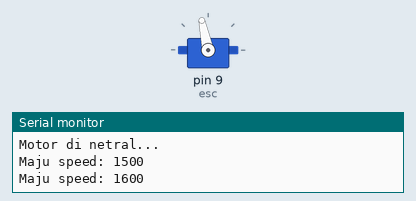
A sketch run on a simulated Arduino Uno, built with avr-gcc and run on an emulated ATmega328P. Parts: servo, the last lines printed to the serial monitor.

Above: at 4.1 s.
At 8.1 s:
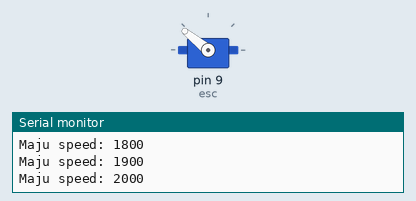
At 13.1 s:
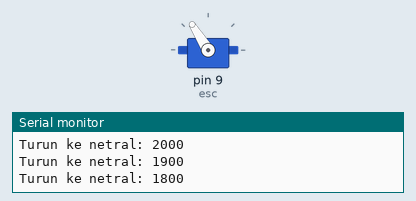
At 24.1 s:
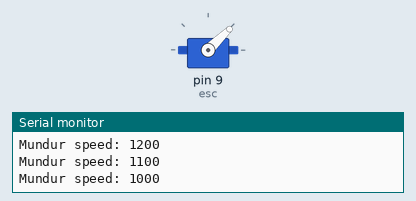
Timing chart, 0 to 40.0 s (numbered marks = the images above):
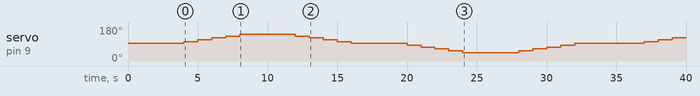

Measured:
- by itself, servo on pin 9 (esc): 93° → 102° at 4.0 s, → 112° 1.0 s later, → 122° 1.0 s later, → 132° 1.0 s later, … (23 changes in this stretch)

The sketch:

cobabldc.ino
```cpp
#include <Servo.h>

Servo esc;

const int reverseFull = 1000;
const int stopNeutral = 1500;
const int forwardFull = 2000;
const int step = 100;

void setup() {
  esc.attach(9); // Sinyal ESC di pin 9
  Serial.begin(9600);

  // Mulai dari netral
  esc.writeMicroseconds(stopNeutral);
  Serial.println("Motor di netral...");
  delay(3000); // Tunggu ESC siap
}

void loop() {
  // ====== STEP FORWARD ======
  for (int speed = stopNeutral; speed <= forwardFull; speed += step) {
    esc.writeMicroseconds(speed);
    Serial.print("Maju speed: ");
    Serial.println(speed);
    delay(1000);
  }

  // Tahan di full speed
  Serial.println("Maju full speed...");
  delay(2000);

  // ====== TURUN KE NETRAL ======
  for (int speed = forwardFull; speed >= stopNeutral; speed -= step) {
    esc.writeMicroseconds(speed);
    Serial.print("Turun ke netral: ");
    Serial.println(speed);
    delay(1000);
  }

  // Tahan netral
  esc.writeMicroseconds(stopNeutral);
  Serial.println("Netral sebelum mundur...");
  delay(2000);

  // ====== STEP REVERSE ======
  for (int speed = stopNeutral; speed >= reverseFull; speed -= step) {
    esc.writeMicroseconds(speed);
    Serial.print("Mundur speed: ");
    Serial.println(speed);
    delay(1000);
  }

  // Tahan mundur full speed
  Serial.println("Mundur full speed...");
  delay(2000);

  // ====== NAIK KE NETRAL DARI MUNDUR ======
  for (int speed = reverseFull; speed <= stopNeutral; speed += step) {
    esc.writeMicroseconds(speed);
    Serial.print("Kembali ke netral: ");
    Serial.println(speed);
    delay(1000);
  }

  // Diam di netral
  Serial.println("Siklus selesai, diam di netral...");
  delay(3000);
}
```
